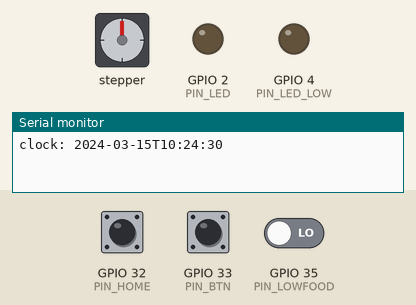
Simulated run of this sketch. Board: ESP32. Parts: stepper motor, output pins drawn as LEDs (lit = HIGH), the last lines printed to the serial monitor. Wiring (inferred from the names in the program): stepper motor driver (200 steps per turn assumed): step GPIO 25; direction GPIO 26; enable GPIO 27. The test bench sets the inputs (shaded band); at power-on: GPIO 33 (PIN_BTN) HIGH, GPIO 32 (PIN_HOME) HIGH, GPIO 35 (PIN_LOWFOOD) LOW. The local clock reads 2024-03-15 10:24:30 at power-on unless the sketch sets it; EEPROM starts erased; pins used as bus, display or sensor lines are not drawn.

Above: at 1.6 s.
1.7 s: GPIO 33 (PIN_BTN) pulled LOW for 3.2 s
7.9 s: GPIO 32 (PIN_HOME) pulled LOW for 0.15 s
At 10.8 s:
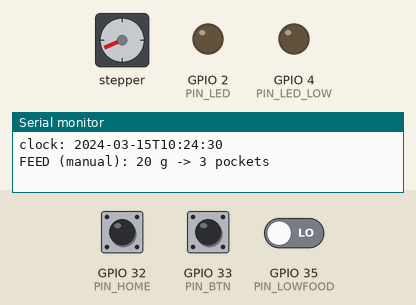
11.0 s: GPIO 32 (PIN_HOME) pulled LOW for 3.2 s
At 12.5 s:
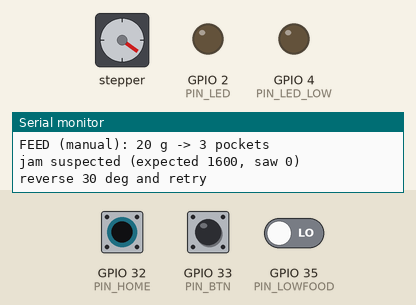
17.1 s: GPIO 32 (PIN_HOME) pulled LOW for 1 s
21.1 s: GPIO 32 (PIN_HOME) pulled LOW for 0.15 s
At 22.8 s:
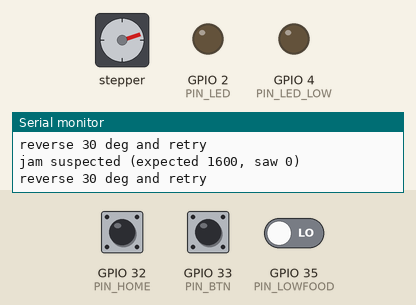
24.2 s: GPIO 32 (PIN_HOME) pulled LOW for 3.2 s
At 30.4 s:
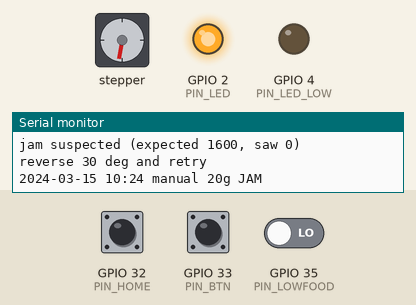
Timing chart, 0 to 31.4 s (numbered marks = the images above; inputs shaded):
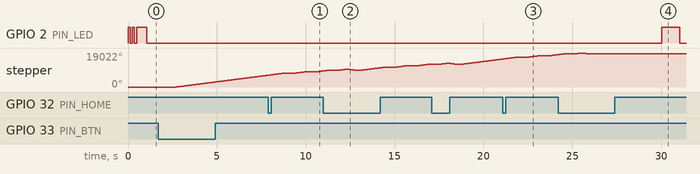

The sketch:

rabbit_feeder.ino
```cpp
/*
  Rabbit feeder - ESP32 + DS3231 + A4988/DRV8825 + NEMA17
  Libraries: RTClib (Adafruit). WiFi/NTP/Preferences come with the ESP32 core.

  Behaviour
   * feeds at FEED_HOUR/FEED_MIN slots (default 07:00 and 19:00)
   * homes the wheel on the reed switch, then advances N pockets (N = dose / grams-per-pocket)
   * skips a feeding when one already happened in the same hour (power-cycle safe, stored in NVS)
   * anti-jam: if homing fails, or the home pulse arrives at the wrong angle, reverse ~30 deg and retry
   * "Feed now" button (hold 1 s) = extra manual dose, same safety rules
*/
#include <WiFi.h>
#include <Wire.h>
#include <RTClib.h>
#include <Preferences.h>
#include <time.h>

// ---------- user settings ----------
const char* WIFI_SSID = "";            // leave empty to run on the RTC only
const char* WIFI_PASS = "";
const char* TZ_INFO   = "CET-1CEST,M3.5.0,M10.5.0/3";   // POSIX TZ string
const int   N_FEEDS = 2;
const int   FEED_HOUR[N_FEEDS] = {7, 19};
const int   FEED_MIN[N_FEEDS]  = {0, 0};
float DOSE_G[N_FEEDS]   = {20.0, 20.0}; // 10..40 g
float GRAMS_PER_POCKET  = 6.8;          // from README calibration (docs/checks.md computes 6.81 g)
float DOSE_MULTIPLIER   = 1.00;         // per-dose trim found during calibration

// ---------- hardware ----------
const int PIN_STEP = 25, PIN_DIR = 26, PIN_EN = 27;
const int PIN_HOME = 32;                // reed switch to GND (INPUT_PULLUP), LOW = pocket 0 at the top
const int PIN_BTN  = 33;                // feed-now button to GND
const int PIN_LED  = 2;                 // status LED
const int PIN_LOWFOOD = 35;             // sensor output, HIGH = hopper low (optional)
const int PIN_LED_LOW = 4;

const int  N_POCKETS = 6;
const long STEPS_PER_REV = 200L * 16;   // NEMA17, 1.8 deg, 1/16 microstepping
const float STEPS_PER_POCKET = STEPS_PER_REV / (float)N_POCKETS;   // 533.33
const int  STEP_US = 700;               // slow, high torque (pellets crumble: do not rush)
const int  DWELL_MS = 600;              // let the pocket empty over the chute
const int  JAM_BACKOFF_DEG = 30;
const int  JAM_RETRIES = 3;
const int  HOME_TOL_DEG = 15;

RTC_DS3231 rtc;
Preferences prefs;
bool haveRtc = false;
float stepAccum = 0;

// ---------- low level motion ----------
bool homeActive() { return digitalRead(PIN_HOME) == LOW; }

void stepOnce() {
  digitalWrite(PIN_STEP, HIGH); delayMicroseconds(STEP_US);
  digitalWrite(PIN_STEP, LOW);  delayMicroseconds(STEP_US);
}
void moveSteps(long n, bool forward) {
  digitalWrite(PIN_DIR, forward ? HIGH : LOW);
  for (long i = 0; i < n; i++) stepOnce();
}

// Rotate forward until the reed closes. Returns steps travelled, or -1 if not found in 1.2 revolutions.
long seekHome() {
  digitalWrite(PIN_DIR, HIGH);
  if (homeActive()) {                    // already on the magnet: leave it first for a repeatable edge
    moveSteps(STEPS_PER_REV / 12, true);
  }
  long n = 0;
  while (!homeActive()) {
    stepOnce();
    if (++n > STEPS_PER_REV * 12 / 10) return -1;
  }
  return n;
}

bool homeWheel() {
  for (int a = 0; a < JAM_RETRIES; a++) {
    if (seekHome() >= 0) { stepAccum = 0; return true; }
    Serial.println("homing failed -> anti-jam reverse");
    moveSteps(STEPS_PER_REV * JAM_BACKOFF_DEG / 360, false);
    delay(300);
  }
  return false;
}

// advance one pocket (60 deg), keeping the fractional step error
void advancePocket() {
  stepAccum += STEPS_PER_POCKET;
  long n = (long)stepAccum;
  stepAccum -= n;
  moveSteps(n, true);
  delay(DWELL_MS);
}

// ---------- feeding ----------
int pocketsForDose(float grams) {
  int n = (int)lroundf(grams * DOSE_MULTIPLIER / GRAMS_PER_POCKET);
  return constrain(n, 1, N_POCKETS);
}

bool feed(float grams, const char* why) {
  int n = pocketsForDose(grams);
  Serial.printf("FEED (%s): %.0f g -> %d pockets\n", why, grams, n);
  digitalWrite(PIN_EN, LOW);             // enable driver
  bool ok = false;
  for (int attempt = 0; attempt < JAM_RETRIES && !ok; attempt++) {
    if (!homeWheel()) continue;
    for (int i = 0; i < n; i++) advancePocket();
    // verify: finish the revolution back to the magnet; the remaining angle must match (6-n) pockets
    long expected = (long)((N_POCKETS - n) * STEPS_PER_POCKET);
    long tol = STEPS_PER_REV * HOME_TOL_DEG / 360;
    if (n == N_POCKETS) {
      ok = true;                          // full turn ends on the magnet; homing at the next feed re-checks
    } else {
      long seen = seekHome();
      ok = (seen >= 0 && labs(seen - expected) <= tol);
      if (!ok) Serial.printf("jam suspected (expected %ld, saw %ld)\n", expected, seen);
    }
    if (!ok) {
      Serial.printf("reverse %d deg and retry\n", JAM_BACKOFF_DEG);
      moveSteps(STEPS_PER_REV * JAM_BACKOFF_DEG / 360, false);
      delay(500);
    }
  }
  digitalWrite(PIN_EN, HIGH);            // release the motor (no heat, no buzzing near the rabbit)
  return ok;
}

// ---------- time & log ----------
DateTime nowTime() {
  if (haveRtc) return rtc.now();
  time_t t = time(nullptr);
  struct tm tmv; localtime_r(&t, &tmv);
  return DateTime(tmv.tm_year + 1900, tmv.tm_mon + 1, tmv.tm_mday, tmv.tm_hour, tmv.tm_min, tmv.tm_sec);
}

void syncFromNtp() {
  if (!strlen(WIFI_SSID)) return;
  WiFi.mode(WIFI_STA); WiFi.begin(WIFI_SSID, WIFI_PASS);
  for (int i = 0; i < 30 && WiFi.status() != WL_CONNECTED; i++) delay(500);
  if (WiFi.status() == WL_CONNECTED) {
    configTzTime(TZ_INFO, "pool.ntp.org", "time.nist.gov");
    struct tm tmv;
    if (getLocalTime(&tmv, 8000) && haveRtc) {
      rtc.adjust(DateTime(tmv.tm_year + 1900, tmv.tm_mon + 1, tmv.tm_mday, tmv.tm_hour, tmv.tm_min, tmv.tm_sec));
      Serial.println("RTC synced from NTP (local time)");
    }
  }
  WiFi.disconnect(true); WiFi.mode(WIFI_OFF);
}

// the RTC stores LOCAL time, so a "same hour" stamp is local-hours since 1970 (good enough as an id)
uint32_t hourStamp(const DateTime& d) { return d.unixtime() / 3600; }

void logFeed(const char* why, float g, bool ok) {
  DateTime d = nowTime();
  uint8_t idx = prefs.getUChar("idx", 0);
  char key[8]; snprintf(key, sizeof key, "L%02u", idx);
  char buf[64]; snprintf(buf, sizeof buf, "%04d-%02d-%02d %02d:%02d %s %.0fg %s",
                         d.year(), d.month(), d.day(), d.hour(), d.minute(), why, g, ok ? "OK" : "JAM");
  prefs.putString(key, buf);
  prefs.putUChar("idx", (idx + 1) % 50);   // ring buffer of 50 entries
  if (ok) prefs.putUInt("last", hourStamp(d));
  Serial.println(buf);
}

void blink(int n) { for (int i = 0; i < n; i++) { digitalWrite(PIN_LED, HIGH); delay(120); digitalWrite(PIN_LED, LOW); delay(120); } }

void setup() {
  Serial.begin(115200);
  pinMode(PIN_STEP, OUTPUT); pinMode(PIN_DIR, OUTPUT); pinMode(PIN_EN, OUTPUT); digitalWrite(PIN_EN, HIGH);
  pinMode(PIN_HOME, INPUT_PULLUP); pinMode(PIN_BTN, INPUT_PULLUP);
  pinMode(PIN_LED, OUTPUT); pinMode(PIN_LED_LOW, OUTPUT); pinMode(PIN_LOWFOOD, INPUT);
  prefs.begin("feeder", false);
  Wire.begin(21, 22);
  haveRtc = rtc.begin();
  if (haveRtc && rtc.lostPower()) rtc.adjust(DateTime(F(__DATE__), F(__TIME__)));
  setenv("TZ", TZ_INFO, 1); tzset();
  syncFromNtp();
  Serial.printf("clock: %s\n", nowTime().timestamp().c_str());
  blink(2);
}

void loop() {
  DateTime d = nowTime();
  // scheduled feedings (window = the first 2 minutes of the slot)
  for (int i = 0; i < N_FEEDS; i++) {
    if (d.hour() == FEED_HOUR[i] && d.minute() >= FEED_MIN[i] && d.minute() < FEED_MIN[i] + 2) {
      if (hourStamp(d) == prefs.getUInt("last", 0)) continue;      // already fed this hour: skip
      bool ok = feed(DOSE_G[i], "sched");
      logFeed("sched", DOSE_G[i], ok);
      if (!ok) blink(10);
    }
  }
  // manual feed: hold the button for 1 s
  if (digitalRead(PIN_BTN) == LOW) {
    unsigned long t0 = millis();
    while (digitalRead(PIN_BTN) == LOW && millis() - t0 < 1000) delay(10);
    if (millis() - t0 >= 1000) {
      bool ok = feed(DOSE_G[0], "manual");
      logFeed("manual", DOSE_G[0], ok);
      while (digitalRead(PIN_BTN) == LOW) delay(10);
    }
  }
  digitalWrite(PIN_LED_LOW, digitalRead(PIN_LOWFOOD) ? HIGH : LOW);   // low-food indicator
  digitalWrite(PIN_LED, (millis() / 1000) % 10 == 0);                // heartbeat blip every 10 s
  delay(50);
}
```

Measured:
- after the input at 1.7 s, stepper: keeps turning clockwise at about 1273°/s, starting after 1.0 s
- after the input at 24.2 s, GPIO 2 (PIN_LED): LOW → HIGH after 5.8 s, → LOW 1.0 s later
